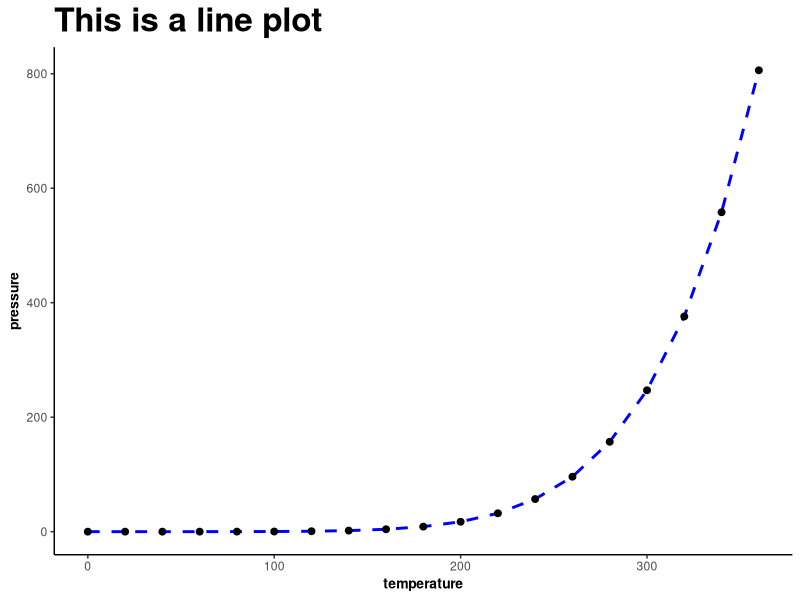
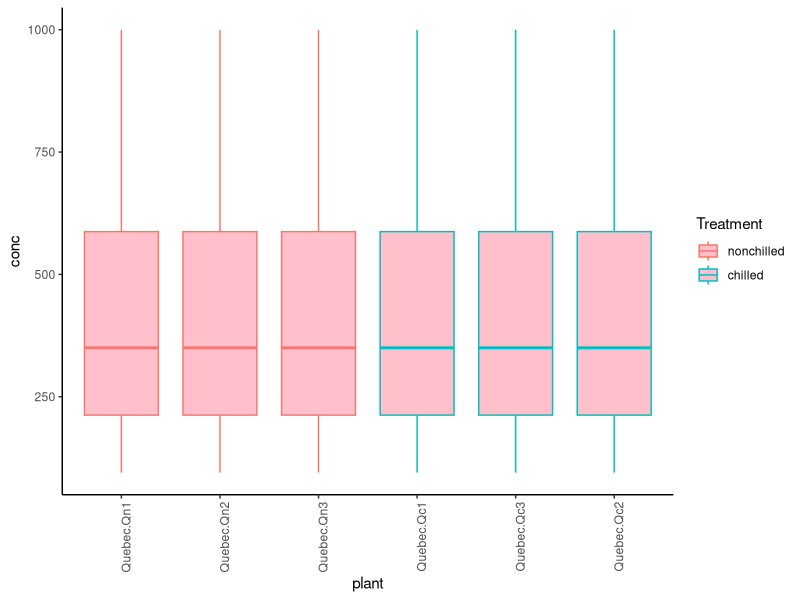

Write the R code that produced these figures, in order.
##########################################
# Add a new script called test.
# Author: Suh-Yuen Liang
# Date: 2023/12/18
# Revision: 2023/12/18
##########################################
library(ggplot2)
library(dplyr)
# show sessioninfo
sessionInfo()

# show dataset 
head(datasets::pressure)

# show line plot
ggplot(pressure, aes(x=temperature, y=pressure))+
  geom_line(colour='blue',linetype=2, size=1)+
  geom_point(colour="black", size=2, show.legend =T)+
  theme_classic()+
  ggtitle('This is a line plot')+
  theme(title=element_text(size=20, face="bold", hjust=0.5),
  axis.title = element_text(size=10,  hjust=0.5))

# show bar plot
head(datasets::CO2)

ggplot(CO2 %>%
         filter(Type=="Quebec"), aes(x=interaction(Type,Plant), y=conc, color=Treatment))+
  geom_boxplot(fill="pink") +
  theme_classic() +
  labs(x="plant")+
  theme(axis.text.x = element_text(angle=90, hjust=1))

